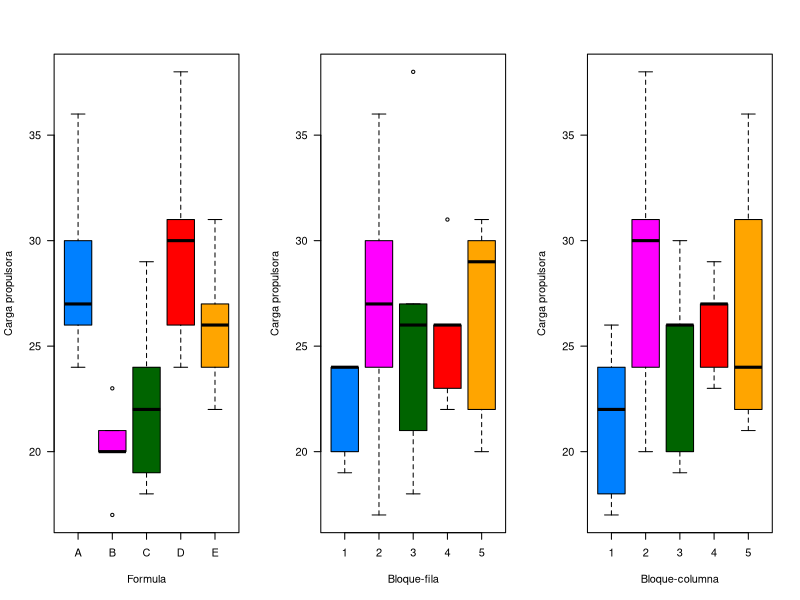
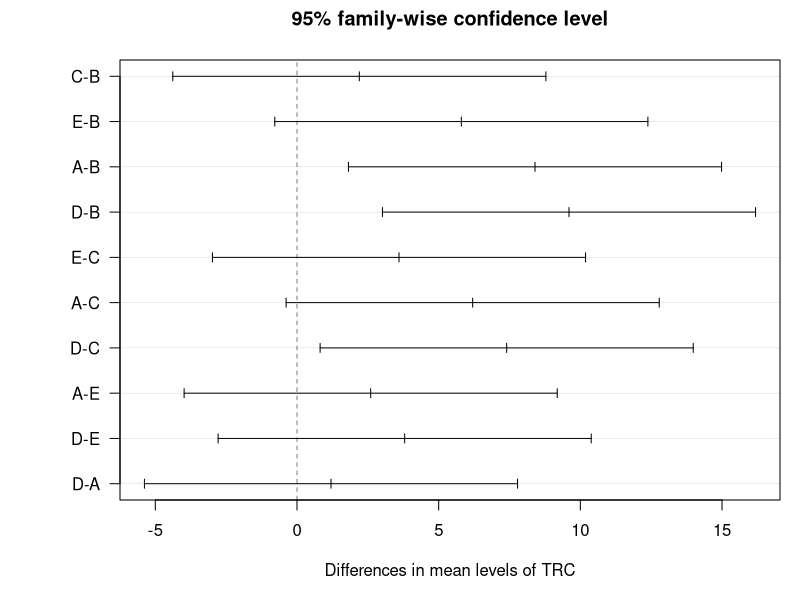
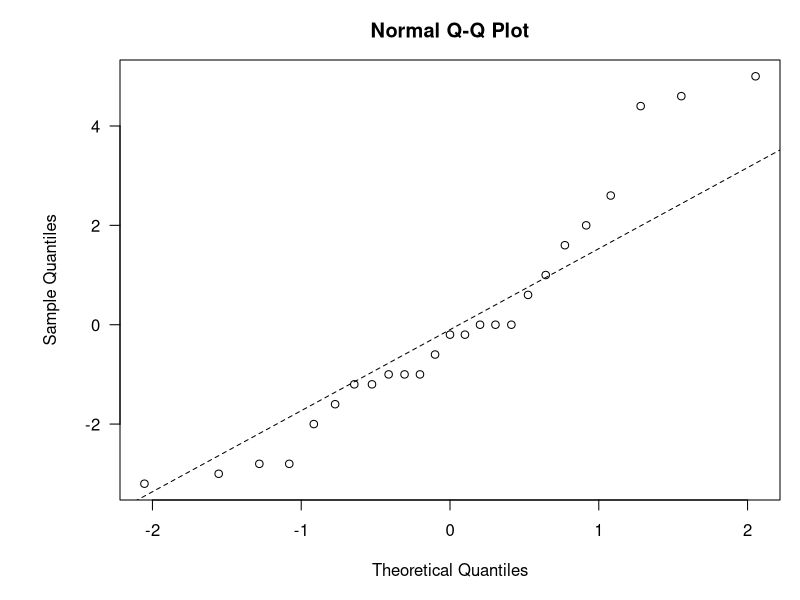

R code for these plots, in order:
## ---- chunk 1
knitr::opts_chunk$set(echo = TRUE)
## ---- chunk 2

#Creamos el dataframe
Resp1 <-c(24,17,18,26,22,20,24,38,31,30,19,30,26,26,20,24,27,27,23,29,24,36,21,22,31)
FILA  <-c(1,2,3,4,5,1,2,3,4,5,1,2,3,4,5,1,2,3,4,5,1,2,3,4,5)
COL   <-c(1,1,1,1,1,2,2,2,2,2,3,3,3,3,3,4,4,4,4,4,5,5,5,5,5)
TRC   <-c("A","B","C","D","E","B","C","D","E","A","C","D","E","A","B","D","E","A","B","C","E","A","B","C","D")

datos<-data.frame(Resp1,FILA ,COL,TRC)
datos$TRC <- as.factor(datos$TRC)
datos$FILA <- as.factor(datos$FILA)
datos$COL <- as.factor(datos$COL)

#Mostramos la estructura de los datos
str(datos)

head(datos)

## ---- chunk 3

## boxplots para revisar efectos
## define colors
cols <- c("#0080ff", "#ff00ff", "darkgreen", 
          "#ff0000", "orange", "#00ff00", "brown")
par(mfrow = c(1, 3))
boxplot(Resp1 ~ TRC, data = datos, las = 1,  col = cols[1:6],xlab = 'Formula', ylab = 'Carga propulsora')

boxplot(Resp1 ~ FILA, data = datos, las = 1,col = cols[1:6],  xlab = 'Bloque-fila', ylab = 'Carga propulsora')

boxplot(Resp1 ~ COL, data = datos, las = 1, col = cols[1:6], xlab = 'Bloque-columna', ylab = 'Carga propulsora')
## ---- chunk 4

## ANOVA including the blocking factor "block"
fit <- aov(Resp1 ~ FILA + COL + TRC, data = datos)
anova(fit)

## ---- chunk 5

#Calculamos las medias (Estimadores por tratamiento)
## measures using tapply
with(datos, tapply(Resp1, TRC, mean))

## ---- chunk 6

#Efectos de cada tratamiento
with(datos, tapply(Resp1, TRC, mean))-mean(datos$Resp1)

## ---- chunk 7

#Efectos de cada bloque fila
with(datos, tapply(Resp1, FILA, mean))-mean(datos$Resp1)


#Efectos de cada bloque columna

with(datos, tapply(Resp1, COL, mean))-mean(datos$Resp1)


## ---- chunk 8

#Media Global
mean(datos$Resp1)

## ---- chunk 9

## Least Singificant Difference (LSD) test
anova <- aov(fit)
(lsd <- TukeyHSD(anova, "TRC", ordered = TRUE))


## ---- chunk 10
## LSD plot
par(mfrow = c(1, 1), mar = c(5, 6, 3, 1))
plot(TukeyHSD(anova, "TRC", ordered = TRUE), las = 1)

## ---- chunk 11
## Intervalos de confianza

calcular_intervalo_confianza <- function(promedio,mse,grados_libertad,n, confianza = 0.95) {
  error_estandar <- sqrt(mse/n)
  t_valor <- qt((1 + confianza) / 2, df = grados_libertad)  # Valor crítico de t
  
  margen_error <- t_valor * error_estandar
  limite_inferior <- promedio - margen_error
  limite_superior <- promedio + margen_error
  
  return(c(limite_inferior, limite_superior))
}
fitdisplay <- lm(Resp1 ~ FILA + COL + TRC, data = datos)
resumen_modelo<-summary(fitdisplay)
mse <-resumen_modelo$sigma^2
promedio <- with(datos, tapply(Resp1, TRC, mean))
n <- 5
grados_libertad <- 12

for (i in 1:n) {
  intervalos_confianza<-calcular_intervalo_confianza(promedio[i],mse,grados_libertad,n)
  cat("Intervalo de confianza para el tratamiento", i,": [",intervalos_confianza[1],",",intervalos_confianza[2], "]\n")
}


## ---- chunk 12
require(car)
## calcular los residuals
r <-fitdisplay$residuals

## ---- chunk 13
## Supuesto de  normalidad
shapiro.test(r)
#Graficamente
qqnorm(r, las = 1)
qqline(r, col = 1, lty = 2)
## ---- chunk 14
## varianza constante usando Breusch-Pagan
car:::ncvTest(fitdisplay)
bartlett.test(datos$Resp1 ~ datos$TRC)
## ---- chunk 15
## Durbin-Watson (Prueba de independencia dee errores)
durbinWatsonTest(fitdisplay)
